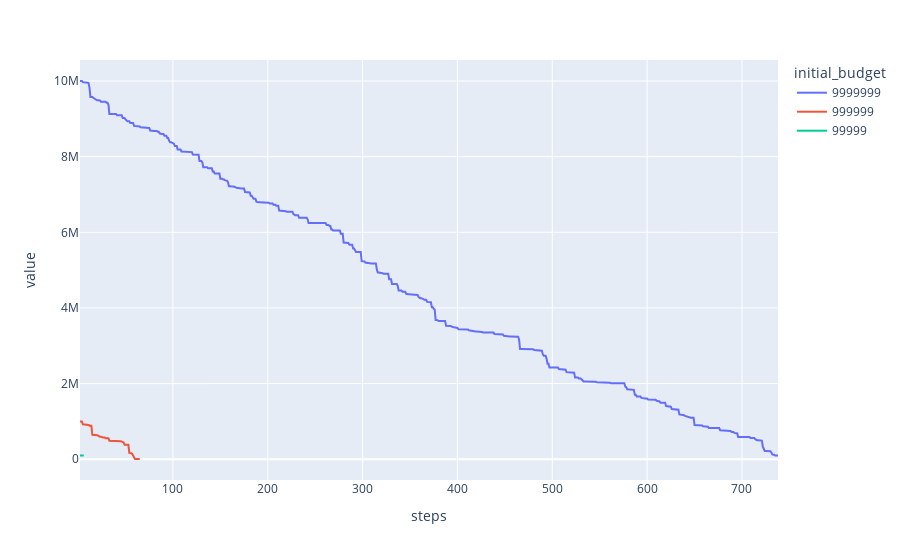

Notebook code for this chart:
### Code cell
import pandas as pd
import plotly.express as px
def read_results(strategy = 'random'):
    return pd.read_parquet(f"../data/model_results/{strategy}/_parquet/")

results = read_results()
results.loc[:,['steps', 'budget', 'initial_budget']].melt(id_vars='initial_budget')
px.line(results.loc[:,['steps', 'budget', 'initial_budget']].melt(id_vars=['initial_budget', 'steps']),
                       x="steps", 
                       y="value", 
                       color='initial_budget')

### Figure 1 — Plotly figure (JSON) as saved in the notebook; plotly's stock layout.template omitted (floating-point values rounded to 4 significant figures; data arrays with more than 128 entries replaced by an {"elided": "..."} marker saying what was removed)
{"data": [{"hovertemplate": "initial_budget=9999999<br>steps=%{x}<br>value=%{y}<extra></extra>", "legendgroup": "9999999", "line": {"color": "#636efa", "dash": "solid"}, "marker": {"symbol": "circle"}, "mode": "lines", "name": "9999999", "orientation": "v", "showlegend": true, "type": "scatter", "x": {"elided": "737 int values"}, "xaxis": "x", "y": {"elided": "737 float values"}, "yaxis": "y"}, {"hovertemplate": "initial_budget=999999<br>steps=%{x}<br>value=%{y}<extra></extra>", "legendgroup": "999999", "line": {"color": "#EF553B", "dash": "solid"}, "marker": {"symbol": "circle"}, "mode": "lines", "name": "999999", "orientation": "v", "showlegend": true, "type": "scatter", "x": [2, 3, 4, 5, 6, 7, 8, 9, 10, 11, 12, 13, 14, 15, 16, 17, 18, 19, 20, 21, 22, 23, 24, 25, 26, 27, 28, 29, 30, 31, 32, 33, 34, 35, 36, 37, 38, 39, 40, 41, 42, 43, 44, 45, 46, 47, 48, 49, 50, 51, 52, 53, 54, 55, 56, 57, 58, 59, 60, 61, 62, 63, 64, 65], "xaxis": "x", "y": [999999, 999999, 999900.0, 924500.0, 924500.0, 924500.0, 908200.0, 908200.0, 908200.0, 908200.0, 888900.0, 888900.0, 888900.0, 647900.0, 647900.0, 647900.0, 647900.0, 647900.0, 635800.0, 624400.0, 597100.0, 597100.0, 597100.0, 576000.0, 576000.0, 576000.0, 576000.0, 554000.0, 554000.0, 554000.0, 554000.0, 491600.0, 491600.0, 491600.0, 491600.0, 491600.0, 491600.0, 491600.0, 491600.0, 491600.0, 475000.0, 475000.0, 475000.0, 475000.0, 467000.0, 444100.0, 444100.0, 386200.0, 386200.0, 386200.0, 386200.0, 386200.0, 167500.0, 167500.0, 159500.0, 143700.0, 99412, 27803, 6867.0, 6867.0, 6867.0, 6867.0, 6867.0, 6867.0], "yaxis": "y"}, {"hovertemplate": "initial_budget=99999<br>steps=%{x}<br>value=%{y}<extra></extra>", "legendgroup": "99999", "line": {"color": "#00cc96", "dash": "solid"}, "marker": {"symbol": "circle"}, "mode": "lines", "name": "99999", "orientation": "v", "showlegend": true, "type": "scatter", "x": [2, 3, 4, 5, 6], "xaxis": "x", "y": [99999, 99999, 99999, 99999, 99999], "yaxis": "y"}], "layout": {"legend": {"title": {"text": "initial_budget"}, "tracegroupgap": 0}, "margin": {"t": 60}, "xaxis": {"anchor": "y", "domain": [0, 1], "title": {"text": "steps"}}, "yaxis": {"anchor": "x", "domain": [0, 1], "title": {"text": "value"}}}}
